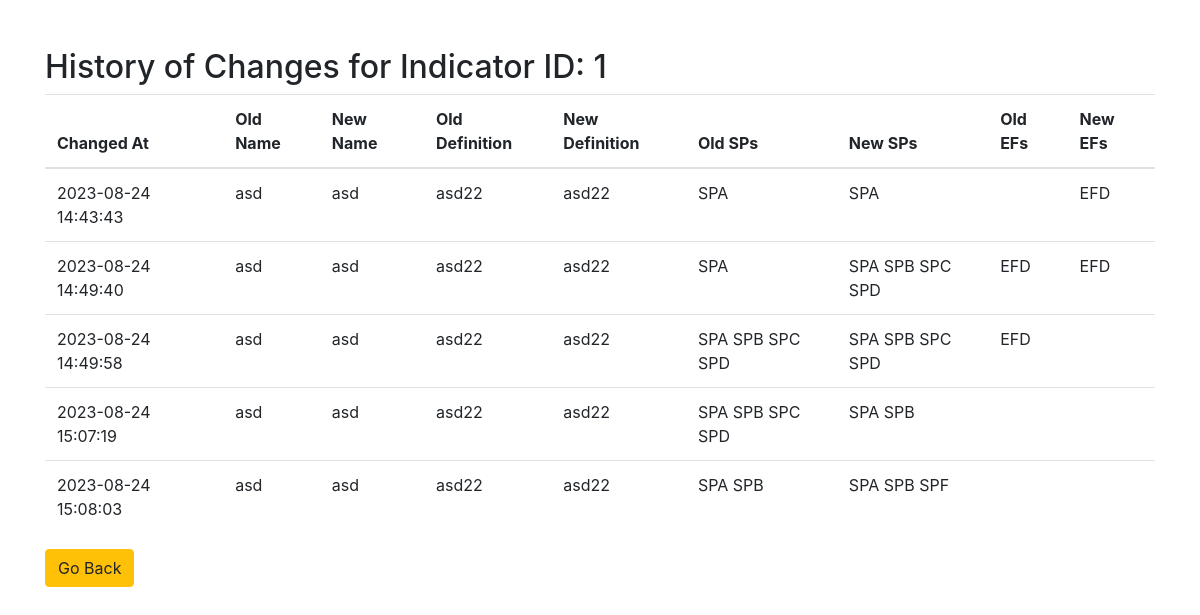
Page /history/1 on the committed database.
### app.py (models this page shows)
class IndicatorHistory(db.Model):
    id = db.Column(db.Integer, primary_key=True)
    indicator_ID = db.Column(db.Integer, nullable=False)
    old_name = db.Column(db.String(200), nullable=False)
    new_name = db.Column(db.String(200), nullable=False)
    old_definition = db.Column(db.Text, nullable=True)
    new_definition = db.Column(db.Text, nullable=True)
    old_SPA = db.Column(db.Boolean, nullable=True)
    new_SPA = db.Column(db.Boolean, nullable=True)
    old_SPB = db.Column(db.Boolean, nullable=True)
    new_SPB = db.Column(db.Boolean, nullable=True)
    old_SPC = db.Column(db.Boolean, nullable=True)
    new_SPC = db.Column(db.Boolean, nullable=True)
    old_SPD = db.Column(db.Boolean, nullable=True)
    new_SPD = db.Column(db.Boolean, nullable=True)
    old_SPE = db.Column(db.Boolean, nullable=True)
    new_SPE = db.Column(db.Boolean, nullable=True)
    old_SPF = db.Column(db.Boolean, nullable=True)
    new_SPF = db.Column(db.Boolean, nullable=True)
    old_EFA = db.Column(db.Boolean, nullable=True)
    new_EFA = db.Column(db.Boolean, nullable=True)
    old_EFB = db.Column(db.Boolean, nullable=True)
    new_EFB = db.Column(db.Boolean, nullable=True)
    old_EFC = db.Column(db.Boolean, nullable=True)
    new_EFC = db.Column(db.Boolean, nullable=True)
    old_EFD = db.Column(db.Boolean, nullable=True)
    new_EFD = db.Column(db.Boolean, nullable=True)
    changed_at = db.Column(db.DateTime, default=datetime.utcnow)

### app.py (the view)
@app.route('/history/<int:id>')
def history(id):
    histories = IndicatorHistory.query.filter_by(indicator_ID=id).all()
    return render_template('history.html', histories=histories)

### templates/history.html (shortened to what this page needs)
<!DOCTYPE html>
<html lang="en">
<head>
    <link href="https://maxcdn.bootstrapcdn.com/bootstrap/4.5.2/css/bootstrap.min.css" rel="stylesheet">
</head>
<body>
<div class="container mt-5">
    <h2>History of Changes for Indicator ID: {{ histories[0].indicator_ID if histories else '' }}</h2>
    <table class="table">
        <thead>
            <tr>
                <th>Changed At</th>
                <th>Old Name</th>
                <th>New Name</th>
                <th>Old Definition</th>
                <th>New Definition</th>
                <th>Old SPs</th>
                <th>New SPs</th>
                <th>Old EFs</th>
                <th>New EFs</th>
            </tr>
        </thead>
        <tbody>
            {% for record in histories %}
            <tr>
                <td>{{ record.changed_at.strftime('%Y-%m-%d %H:%M:%S') }}</td>
                <td>{{ record.old_name }}</td>
                <td>{{ record.new_name }}</td>
                <td>{{ record.old_definition }}</td>
                <td>{{ record.new_definition }}</td>
                <td>
                    {% if record.old_SPA %}SPA {% endif %}
                    {% if record.old_SPB %}SPB {% endif %}
                    {% if record.old_SPC %}SPC {% endif %}
                    {% if record.old_SPD %}SPD {% endif %}
                </td>
                <td>
                    {% if record.new_SPA %}SPA {% endif %}
                    {% if record.new_SPB %}SPB {% endif %}
                    {% if record.new_SPC %}SPC {% endif %}
                    {% if record.new_SPD %}SPD {% endif %}
                    {% if record.new_SPF %}SPF {% endif %}
                </td>
                <td>
                    {% if record.old_EFD %}EFD {% endif %}
                </td>
                <td>
                    {% if record.new_EFD %}EFD {% endif %}
                </td>
            </tr>
            {% endfor %}
        </tbody>
    </table>
    <a href="{{ url_for('home') }}" class="btn btn-warning">Go Back</a>
</div>
</body>
</html>

### rows in the picture
IndicatorHistory: indicator_ID "1", changed_at "2023-08-24 14:43:43", old_name "asd", new_name "asd", old_definition "asd22", new_definition "asd22", old_SPA "SPA", new_SPA "SPA", new_EFD "EFD"
IndicatorHistory: changed_at "2023-08-24 14:49:40", old_name "asd", new_name "asd", old_definition "asd22", new_definition "asd22", old_SPA "SPA", new_SPA "SPA", new_SPB "SPB", new_SPC "SPC", new_SPD "SPD", old_EFD "EFD", new_EFD "EFD"
IndicatorHistory: changed_at "2023-08-24 14:49:58", old_name "asd", new_name "asd", old_definition "asd22", new_definition "asd22", old_SPA "SPA", old_SPB "SPB", old_SPC "SPC", old_SPD "SPD", new_SPA "SPA", new_SPB "SPB", new_SPC "SPC", new_SPD "SPD", old_EFD "EFD"
IndicatorHistory: changed_at "2023-08-24 15:07:19", old_name "asd", new_name "asd", old_definition "asd22", new_definition "asd22", old_SPA "SPA", old_SPB "SPB", old_SPC "SPC", old_SPD "SPD", new_SPA "SPA", new_SPB "SPB"
IndicatorHistory: changed_at "2023-08-24 15:08:03", old_name "asd", new_name "asd", old_definition "asd22", new_definition "asd22", old_SPA "SPA", old_SPB "SPB", new_SPA "SPA", new_SPB "SPB", new_SPF "SPF"
